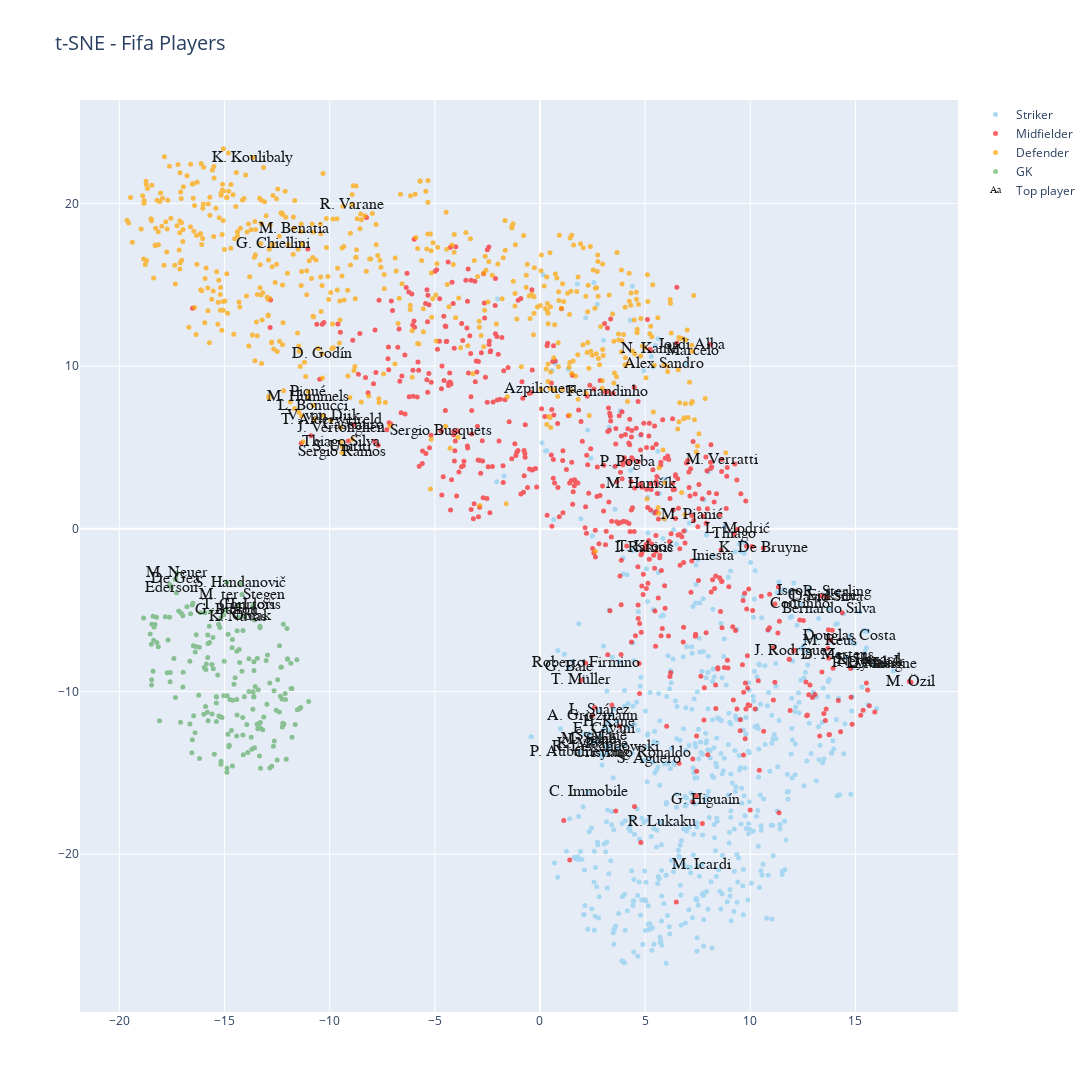

Notebook source saved alongside this figure:
### Code cell
bool_striker= df_sne["Position2"] == 'Forward'
bool_midfielder= df_sne["Position2"] == 'Midfielder'
bool_defender= df_sne["Position2"] == 'Defender'
bool_gk= df_sne["Position2"] == 'GK'

bool_crack=df_sne["Overall"] > 85

palette=['navy','red','#A2D5F2','orange','green','pink']  
data=[]

acp_striker =go.Scatter(x=X_tsne[bool_striker,0], y=X_tsne[bool_striker,1],name='Striker',
                      text=df_sne.loc[bool_striker,'Name'],
                      opacity=0.9,marker=dict(color=palette[2],size=5),mode='markers')

acp_midfielder =go.Scatter(x=X_tsne[bool_midfielder,0], y=X_tsne[bool_midfielder,1],name='Midfielder',
                      text=df_sne.loc[bool_midfielder,'Name'],
                      opacity=0.6,marker=dict(color=palette[1],size=5),mode='markers')

acp_defender =go.Scatter(x=X_tsne[bool_defender,0], y=X_tsne[bool_defender,1],name='Defender',
                      text=df_sne.loc[bool_defender,'Name'],
                      opacity=0.7,marker=dict(color=palette[3],size=5),mode='markers')

acp_gk =go.Scatter(x=X_tsne[bool_gk,0], y=X_tsne[bool_gk,1],name='GK',
                      text=df_sne.loc[bool_gk,'Name'],
                      opacity=0.4,marker=dict(color=palette[4],size=5),mode='markers')

acp_crack =go.Scatter(x=X_tsne[bool_crack,0], y=X_tsne[bool_crack,1],name='Top player',
                      text=df_sne.loc[bool_crack,'Name'],textfont=dict(family='sans serif',color='black',size=16),
                      opacity=0.9,mode='text')

data=[acp_striker,acp_midfielder,acp_defender,acp_gk,acp_crack]

layout = go.Layout(title="t-SNE - Fifa Players",titlefont=dict(size=20),
                autosize=False, width=1150,height=1150)

fig = go.Figure(data=data, layout=layout)

iplot(fig)

### Figure 1 — Plotly figure (JSON) as saved in the notebook; plotly's stock layout.template omitted (floating-point values rounded to 4 significant figures; data arrays with more than 128 entries replaced by an {"elided": "..."} marker saying what was removed)
{"data": [{"marker": {"color": "#A2D5F2", "size": 5}, "mode": "markers", "name": "Striker", "opacity": 0.9, "text": {"elided": "629 str values"}, "type": "scatter", "x": {"elided": "629 float values"}, "y": {"elided": "629 float values"}}, {"marker": {"color": "red", "size": 5}, "mode": "markers", "name": "Midfielder", "opacity": 0.6, "text": {"elided": "596 str values"}, "type": "scatter", "x": {"elided": "596 float values"}, "y": {"elided": "596 float values"}}, {"marker": {"color": "orange", "size": 5}, "mode": "markers", "name": "Defender", "opacity": 0.7, "text": {"elided": "582 str values"}, "type": "scatter", "x": {"elided": "582 float values"}, "y": {"elided": "582 float values"}}, {"marker": {"color": "green", "size": 5}, "mode": "markers", "name": "GK", "opacity": 0.4, "text": {"elided": "194 str values"}, "type": "scatter", "x": {"elided": "194 float values"}, "y": {"elided": "194 float values"}}, {"mode": "text", "name": "Top player", "opacity": 0.9, "text": ["L. Messi", "Cristiano Ronaldo", "Neymar Jr", "De Gea", "K. De Bruyne", "E. Hazard", "L. Modrić", "L. Suárez", "Sergio Ramos", "J. Oblak", "R. Lewandowski", "T. Kroos", "D. Godín", "David Silva", "N. Kanté", "P. Dybala", "H. Kane", "A. Griezmann", "M. ter Stegen", "T. Courtois", "Sergio Busquets", "E. Cavani", "M. Neuer", "S. Agüero", "G. Chiellini", "K. Mbappé", "M. Salah", "Casemiro", "J. Rodríguez", "L. Insigne", "Isco", "C. Eriksen", "Coutinho", "P. Aubameyang", "M. Hummels", "Marcelo", "G. Bale", "H. Lloris", "G. Higuaín", "Thiago Silva", "S. Handanovič", "G. Buffon", "S. Umtiti", "M. Icardi", "K. Koulibaly", "P. Pogba", "K. Navas", "R. Lukaku", "C. Immobile", "Jordi Alba", "D. Mertens", "J. Vertonghen", "M. Hamšík", "I. Rakitić", "Piqué", "L. Sané", "Bernardo Silva", "Ederson", "S. Mané", "V. van Dijk", "R. Sterling", "Roberto Firmino", "R. Varane", "M. Verratti", "Alex Sandro", "Douglas Costa", "T. Müller", "Thiago", "M. Reus", "Azpilicueta", "L. Bonucci", "T. Alderweireld", "M. Pjanić", "M. Benatia", "M. Özil", "Fernandinho", "Iniesta"], "textfont": {"color": "black", "family": "sans serif", "size": 16}, "type": "scatter", "x": [15.86, 4.39, 15.74, -17.32, 10.62, 15.64, 9.387, 2.849, -9.411, -14.06, 3.138, 5.01, -10.36, 13.64, 5.233, 15.36, 3.259, 2.495, -14.16, -14.32, -4.71, 3.039, -17.27, 5.184, -12.68, 2.501, 2.328, -8.866, 12.1, 16.45, 11.9, 13.4, 12.38, 1.91, -11.03, 7.238, 1.377, -13.65, 7.892, -9.463, -14.22, -14.92, -9.395, 7.698, -13.65, 4.166, -14.34, 5.783, 2.305, 7.216, 14.15, -9.477, 4.787, 4.989, -11.02, 2.473, 13.74, -17.53, 2.882, -10.29, 14.11, 2.172, -8.936, 8.644, 5.898, 14.74, 1.951, 9.235, 13.8, 0.04717, -10.78, -9.927, 7.22, -11.72, 17.64, 3.208, 8.214], "y": [-8.302, -13.8, -8.167, -3.084, -1.183, -8.08, -0.03541, -11.16, 4.695, -5.385, -13.38, -1.116, 10.75, -4.213, 11.03, -8.259, -11.88, -11.48, -4.045, -4.691, 6.028, -12.3, -2.714, -14.18, 17.48, -13.21, -12.91, 6.398, -7.48, -8.329, -3.834, -4.129, -4.644, -13.72, 8.086, 10.91, -8.516, -4.707, -16.66, 5.351, -3.356, -4.992, 5.031, -20.64, 22.81, 4.125, -5.434, -18.01, -16.2, 11.29, -7.745, 6.22, 2.723, -1.154, 8.425, -13.01, -4.91, -3.612, -12.76, 6.949, -3.914, -8.247, 19.91, 4.258, 10.1, -6.575, -9.306, -0.335, -6.91, 8.575, 7.57, 6.674, 0.8173, 18.45, -9.438, 8.427, -1.664]}], "layout": {"autosize": false, "height": 1150, "title": {"font": {"size": 20}, "text": "t-SNE - Fifa Players"}, "width": 1150}}
